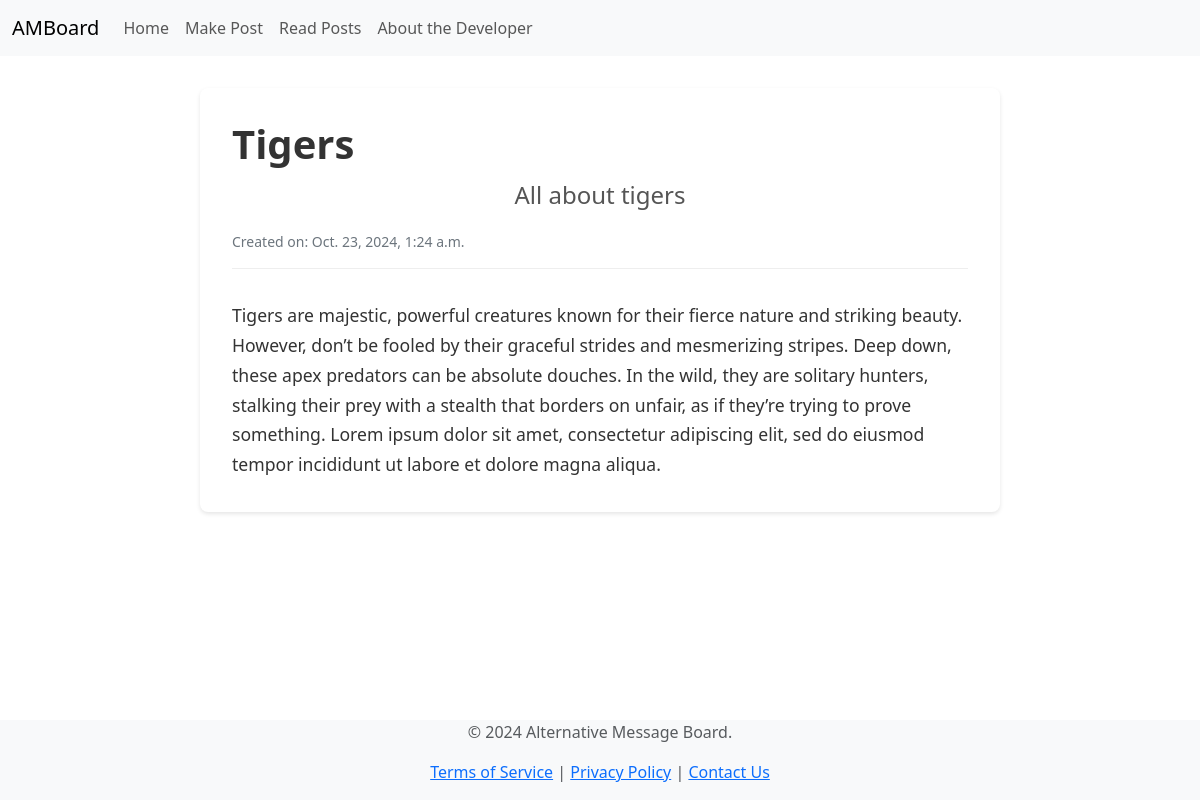
The app's page /posts/1/ with its own data.
### posts/models.py (models this page shows, shortened)
class Post(models.Model):
    title = models.CharField(max_length=128)
    subtitle = models.CharField(max_length=256)
    body = models.TextField()
    created_on = models.DateTimeField(auto_now_add=True)

### posts/views.py (the view)
# urls.py: path("<int:pk>/", views.PostDetailView.as_view(), name="details"),
class PostDetailView(DetailView):
    template_name = "posts/detail.html"
    model = Post

### templates/posts/detail.html (shortened to what this page needs)
{% extends 'base.html' %}
{% block content %}
<article class="post-detail">
    <h1 class="post-title">{{ post.title }}</h1>
    <h3 class="post-subtitle">{{ post.subtitle }}</h3>
    <small class="post-meta">Created on: {{ post.created_on }}</small>
    <div class="post-content">
        {{ post.body }}
    </div>
</article>
{% endblock content %}

### static/css/base.css (style rules this page uses)
* { margin: 0; padding: 0; }
html, body { height: 100%; display: flex; flex-direction: column; }
.home-container h1, h3 { text-align: center; padding: 5px; }
.post-detail { max-width: 800px; margin: 2rem auto; padding: 2rem; background-color: #ffffff; border-radius: 8px; box-shadow: 0 2px 4px rgba(0, 0, 0, 0.1); }
.post-title { color: #333; font-size: 2.5rem; font-weight: 700; margin-bottom: 0.5rem; line-height: 1.2; }
.post-subtitle { color: #555; font-size: 1.5rem; font-weight: 500; margin-bottom: 1rem; }
.post-meta { display: block; color: #6c757d; font-size: 0.875rem; margin-bottom: 2rem; padding-bottom: 1rem; border-bottom: 1px solid #eee; }
.post-content { color: #333; font-size: 1.1rem; line-height: 1.7; margin-top: 1.5rem; }

### records on screen
Post: title "Tigers", subtitle "All about tigers", created_on "Oct. 23, 2024, 1:24 a.m.", body "Tigers are majestic, powerful creatures known for their fierce nature and striking beauty. However, don’t be fooled by their graceful strides and mesmerizing stripes. Deep down, these apex predators can be absolute douches. In the wild, they are solitary hunters, stalking their prey with a stealth that borders on unfair, as if they’re trying to prove something. Lorem ipsum dolor sit amet, consectetur adipiscing elit, sed do eiusmod tempor incididunt ut labore et dolore magna aliqua."
